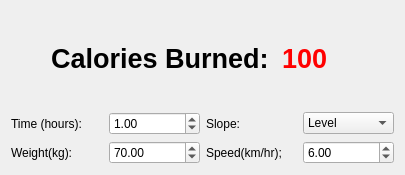
<?xml version="1.0" encoding="UTF-8"?>
<ui version="4.0">
 <class>Widget</class>
 <widget class="QWidget" name="Widget">
  <property name="geometry">
   <rect>
    <x>0</x>
    <y>0</y>
    <width>405</width>
    <height>175</height>
   </rect>
  </property>
  <property name="windowTitle">
   <string>Calorie Counter</string>
  </property>
  <layout class="QVBoxLayout" name="verticalLayout">
   <item>
    <layout class="QHBoxLayout" name="horizontalLayout_7">
     <item>
      <spacer name="horizontalSpacer">
       <property name="orientation">
        <enum>Qt::Horizontal</enum>
       </property>
       <property name="sizeType">
        <enum>QSizePolicy::Preferred</enum>
       </property>
       <property name="sizeHint" stdset="0">
        <size>
         <width>40</width>
         <height>20</height>
        </size>
       </property>
      </spacer>
     </item>
     <item>
      <widget class="QLabel" name="label">
       <property name="font">
        <font>
         <pointsize>20</pointsize>
         <bold>true</bold>
        </font>
       </property>
       <property name="text">
        <string>Calories Burned: </string>
       </property>
       <property name="alignment">
        <set>Qt::AlignRight|Qt::AlignTrailing|Qt::AlignVCenter</set>
       </property>
      </widget>
     </item>
     <item>
      <widget class="QLabel" name="caloryCountLabel">
       <property name="font">
        <font>
         <pointsize>20</pointsize>
         <bold>true</bold>
        </font>
       </property>
       <property name="styleSheet">
        <string notr="true">color:rgb(255, 0, 0)</string>
       </property>
       <property name="text">
        <string>100</string>
       </property>
      </widget>
     </item>
     <item>
      <spacer name="horizontalSpacer_2">
       <property name="orientation">
        <enum>Qt::Horizontal</enum>
       </property>
       <property name="sizeType">
        <enum>QSizePolicy::Minimum</enum>
       </property>
       <property name="sizeHint" stdset="0">
        <size>
         <width>40</width>
         <height>20</height>
        </size>
       </property>
      </spacer>
     </item>
    </layout>
   </item>
   <item>
    <layout class="QHBoxLayout" name="horizontalLayout_5">
     <item>
      <layout class="QHBoxLayout" name="horizontalLayout">
       <item>
        <widget class="QLabel" name="label_3">
         <property name="text">
          <string>Time (hours): </string>
         </property>
        </widget>
       </item>
       <item>
        <widget class="QDoubleSpinBox" name="timeSpinBox">
         <property name="value">
          <double>1.000000000000000</double>
         </property>
        </widget>
       </item>
      </layout>
     </item>
     <item>
      <layout class="QHBoxLayout" name="horizontalLayout_3">
       <item>
        <widget class="QLabel" name="label_5">
         <property name="text">
          <string>Slope: </string>
         </property>
        </widget>
       </item>
       <item>
        <widget class="QComboBox" name="slopeComboBox">
         <property name="currentIndex">
          <number>5</number>
         </property>
         <item>
          <property name="text">
           <string>-5% grade</string>
          </property>
         </item>
         <item>
          <property name="text">
           <string>-4% grade</string>
          </property>
         </item>
         <item>
          <property name="text">
           <string>-3% grade</string>
          </property>
         </item>
         <item>
          <property name="text">
           <string>-2% grade</string>
          </property>
         </item>
         <item>
          <property name="text">
           <string>-1% grade</string>
          </property>
         </item>
         <item>
          <property name="text">
           <string>Level</string>
          </property>
         </item>
         <item>
          <property name="text">
           <string>+1% grade</string>
          </property>
         </item>
         <item>
          <property name="text">
           <string>+2% grade</string>
          </property>
         </item>
         <item>
          <property name="text">
           <string>+3% grade</string>
          </property>
         </item>
         <item>
          <property name="text">
           <string>+4% grade</string>
          </property>
         </item>
         <item>
          <property name="text">
           <string>+5% grade</string>
          </property>
         </item>
        </widget>
       </item>
      </layout>
     </item>
    </layout>
   </item>
   <item>
    <layout class="QHBoxLayout" name="horizontalLayout_6">
     <item>
      <layout class="QHBoxLayout" name="horizontalLayout_2">
       <item>
        <widget class="QLabel" name="label_4">
         <property name="text">
          <string>Weight(kg): </string>
         </property>
        </widget>
       </item>
       <item>
        <widget class="QDoubleSpinBox" name="weightSpinBox">
         <property name="value">
          <double>70.000000000000000</double>
         </property>
        </widget>
       </item>
      </layout>
     </item>
     <item>
      <layout class="QHBoxLayout" name="horizontalLayout_4">
       <item>
        <widget class="QLabel" name="label_6">
         <property name="text">
          <string>Speed(km/hr);</string>
         </property>
        </widget>
       </item>
       <item>
        <widget class="QDoubleSpinBox" name="speedSpinBox">
         <property name="value">
          <double>6.000000000000000</double>
         </property>
        </widget>
       </item>
      </layout>
     </item>
    </layout>
   </item>
  </layout>
 </widget>
 <resources/>
 <connections/>
</ui>
